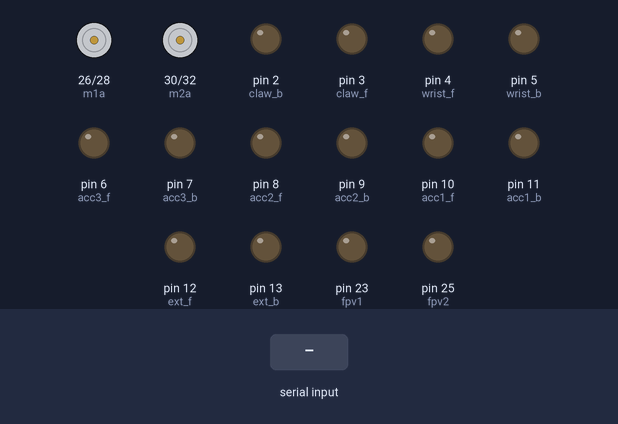
Recording of a sketch running on a simulated Arduino Mega 2560, built with avr-gcc and run on an emulated ATmega2560. Shown: motor-driver pin pairs drawn as motors (green arrow = first pin HIGH = forward, orange = second pin HIGH = backward, longer = more drive), output pins drawn as LEDs (lit = HIGH). The test bench sets the inputs (shaded band). What the sketch prints to the serial monitor is not drawn.

Above: at 1.2 s.
1.3 s: "w" received over Serial
At 2.2 s:
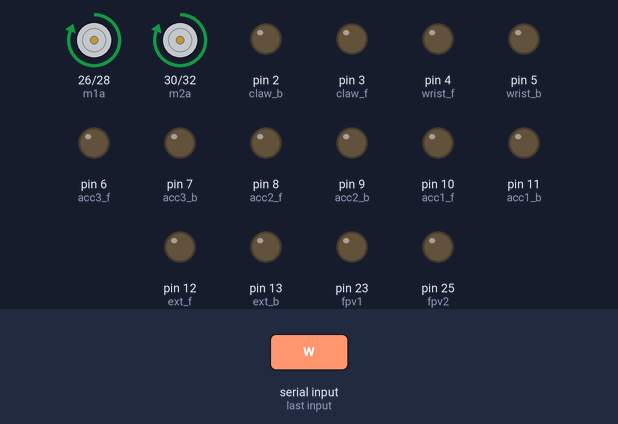
2.8 s: byte 114 ('r') received over Serial
At 3.4 s:
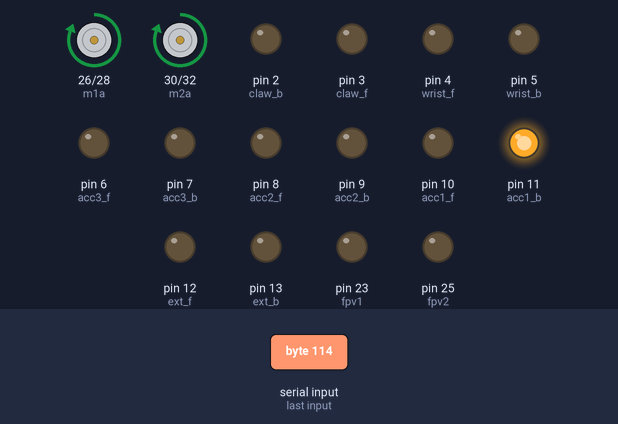
4.3 s: byte 102 ('f') received over Serial
At 5.5 s:
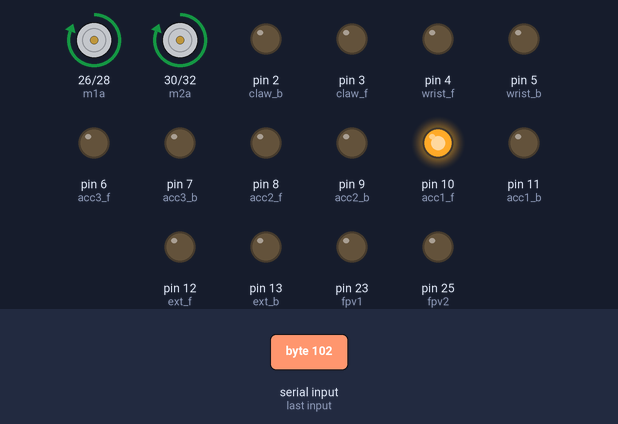
5.8 s: byte 116 ('t') received over Serial
At 6.9 s:
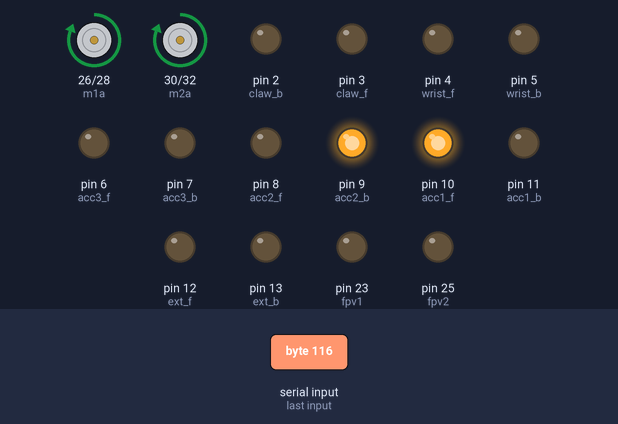
7.3 s: byte 103 ('g') received over Serial
At 8.0 s:
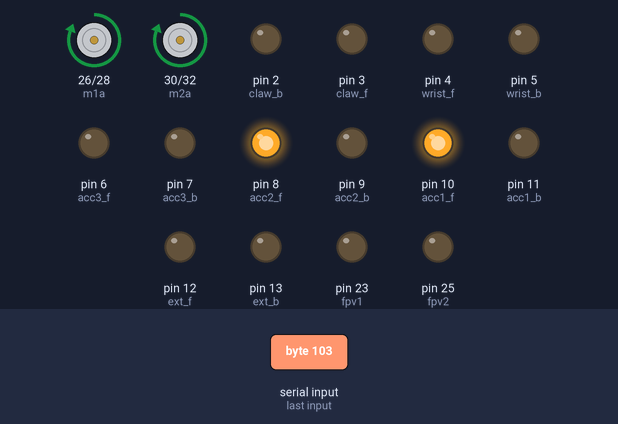
8.8 s: byte 121 ('y') received over Serial
At 9.2 s:
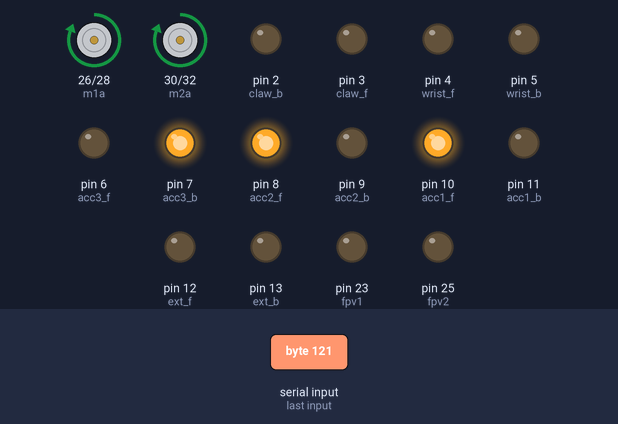
Timing chart, 0 to 11.3 s (numbered marks = the images above; inputs shaded):
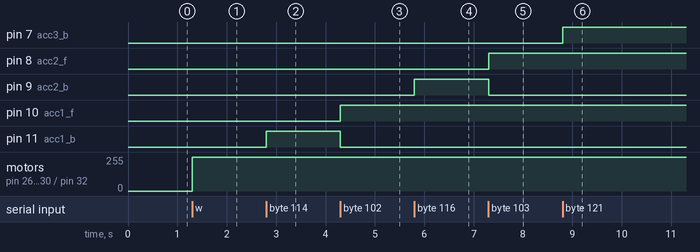

The sketch:

Rover_Control_Code_SOCKET_.ino
```cpp
// Starting of Program

int m1a = 26;
int m1b= 28;
int m2a = 30;
int m2b = 32;
int acc1_f=10;
int acc1_b=11;
int acc2_f=8;
int acc2_b=9;
int acc3_f=6;
int acc3_b=7;
int claw_f=3;
int claw_b=2;
int wrist_f=4;
int wrist_b=5;
int ext_f=12;
int ext_b=13;
int fpv1=23;
int fpv2=25;
int base_f=12;
int base_b=13;
char val;

void setup()
{
pinMode(m1a, OUTPUT);  // Digital pin 10 set as output Pin
pinMode(m2b, OUTPUT);  // Digital pin 11 set as output Pin
pinMode(m2a, OUTPUT);  // Digital pin 12 set as output Pin
pinMode(m1b, OUTPUT);  // Digital pin 13 set as output Pin
pinMode(acc1_f, OUTPUT);
pinMode(acc1_b, OUTPUT);
pinMode(acc2_f, OUTPUT);
pinMode(acc2_b, OUTPUT);
pinMode(acc3_f, OUTPUT);
pinMode(acc3_b, OUTPUT);
pinMode(claw_f, OUTPUT);
pinMode(claw_b, OUTPUT);
pinMode(wrist_f, OUTPUT);
pinMode(wrist_b, OUTPUT);
pinMode(ext_f, OUTPUT);
pinMode(ext_b, OUTPUT);
pinMode(fpv1, OUTPUT);
pinMode(fpv2, OUTPUT);
pinMode(base_f, OUTPUT);
pinMode(base_b, OUTPUT);
Serial.begin(9600);
}

void loop()
{

  while (Serial.available() > 0)
  {
  val = Serial.read();
  Serial.print(val);

  if( val == 'w') // Forward
    {
      digitalWrite(m1a, HIGH);
      digitalWrite(m1b, LOW);
      digitalWrite(m2a, HIGH);
      digitalWrite(m2b, LOW);
    }
  else if(val == 's') // Backward
    {
      digitalWrite(m1a, LOW);
      digitalWrite(m1b, HIGH);
      digitalWrite(m2a, LOW);
      digitalWrite(m2b, HIGH);
    }

    else if(val == 'a') //Left
    {
    digitalWrite(m1a, LOW);
    digitalWrite(m1b, HIGH);
    digitalWrite(m2a, HIGH);
    digitalWrite(m2b, LOW);
    }
    else if(val == 'd') //Right
    {
    digitalWrite(m1a, HIGH);
    digitalWrite(m1b, LOW);
    digitalWrite(m2a, LOW);
    digitalWrite(m2b, HIGH);
    }

  else if(val == '-') //Disconnect
    {
    digitalWrite(m1a, LOW);
    digitalWrite(m1b, LOW);
    digitalWrite(m2a, LOW);
    digitalWrite(m2b, LOW);
    }
  else if(val == 'e') //Forward Right
    {
    digitalWrite(m1a, HIGH);
    digitalWrite(m1b, LOW);
    digitalWrite(m2a, LOW);
    digitalWrite(m2b, LOW);
    }
  else if(val == 'c') //Backward Right
    {
    digitalWrite(m1a, LOW);
    digitalWrite(m1b, HIGH);
    digitalWrite(m2a, LOW);
    digitalWrite(m2b, LOW);
    }
   else if(val == 'q') //Forward Left
    {
    digitalWrite(m1a, LOW);
    digitalWrite(m1b, LOW);
    digitalWrite(m2a, HIGH);
    digitalWrite(m2b, LOW);
    }
  else if(val == 'z') //Backward Left
    {
    digitalWrite(m1a, LOW);
    digitalWrite(m1b, LOW);
    digitalWrite(m2a, LOW);
    digitalWrite(m2b, HIGH);
    }
   else if(val=='x')
   {
    digitalWrite(m1a, LOW);
    digitalWrite(m1b, LOW);
    digitalWrite(m2a, LOW);
    digitalWrite(m2b, LOW);
   }
   else if(val=='r')
   {
      digitalWrite(acc1_f,LOW);
      digitalWrite(acc1_b,HIGH);
   }
   else if(val=='f')
   {
    digitalWrite(acc1_f,HIGH);
    digitalWrite(acc1_b,LOW);
   }
   //acctu2 open
   else if(val=='t')
   {
    digitalWrite(acc2_f,LOW);
    digitalWrite(acc2_b,HIGH);
   }
   //acc2 close
   else if (val=='g')
   {
    digitalWrite(acc2_f,HIGH);
    digitalWrite(acc2_b,LOW);

   }
   //acc3 open
   else if(val=='y')
   {

    digitalWrite(acc3_f,LOW);
    digitalWrite(acc3_b,HIGH);
   }
   //acc3 close
   else if(val=='h')
   {
    digitalWrite(acc3_f,HIGH);
    digitalWrite(acc3_b,LOW);
   }
   //wrist clockwise
   else if(val=='u')
   {
    digitalWrite(wrist_f,LOW);
    digitalWrite(wrist_b,HIGH);

   }
   else if(val=='j')
   {
    digitalWrite(wrist_f,HIGH);
    digitalWrite(wrist_b,LOW);
   }
   //claw open
   else if(val=='o')
   {
    digitalWrite(claw_f,LOW);
    digitalWrite(claw_b,HIGH);
   }
   //claw close
   else if(val=='p')
   {
    digitalWrite(claw_f,HIGH);
    digitalWrite(claw_b,LOW);

   }
   //base clockwise
   else if(val=='i')
   {
    digitalWrite(base_f,LOW);
    digitalWrite(base_b,HIGH);

   }
   //base anticlockwise
   else if(val=='k')
   {
    digitalWrite(base_f,HIGH);
    digitalWrite(base_b,LOW);
   }
   //acc stop
   else if(val=='b')
   {
    digitalWrite(acc1_f,HIGH);
    digitalWrite(acc1_b,HIGH);

    digitalWrite(acc2_f,HIGH);
    digitalWrite(acc2_b,HIGH);

    digitalWrite(acc3_f,HIGH);
    digitalWrite(acc3_b,HIGH);

   }
   //base stop
   else if(val=='n')
   {
    digitalWrite(base_f,HIGH);
    digitalWrite(base_b,HIGH);

   }
   //cw stop
   else if(val=='m')
   {
    digitalWrite(claw_f,HIGH);
    digitalWrite(claw_b,HIGH);

    digitalWrite(wrist_f,HIGH);
    digitalWrite(wrist_b,HIGH);

    digitalWrite(base_f,HIGH);
    digitalWrite(base_b,HIGH);
   }

}
}
```

Measured:
- after the input at 1.3 s, motor on pin 26 (m1a) / pin 28 (m1b), motor on pin 30 (m2a) / pin 32 (m2b): stopped → forward 255/255 at once
- after the input at 2.8 s, pin 11 (acc1_b): LOW → HIGH at once
- after the input at 4.3 s, pin 10 (acc1_f): LOW → HIGH at once; pin 11 (acc1_b): HIGH → LOW at once
- after the input at 5.8 s, pin 9 (acc2_b): LOW → HIGH at once
- after the input at 7.3 s, pin 8 (acc2_f): LOW → HIGH at once; pin 9 (acc2_b): HIGH → LOW at once
- after the input at 8.8 s, pin 7 (acc3_b): LOW → HIGH at once
